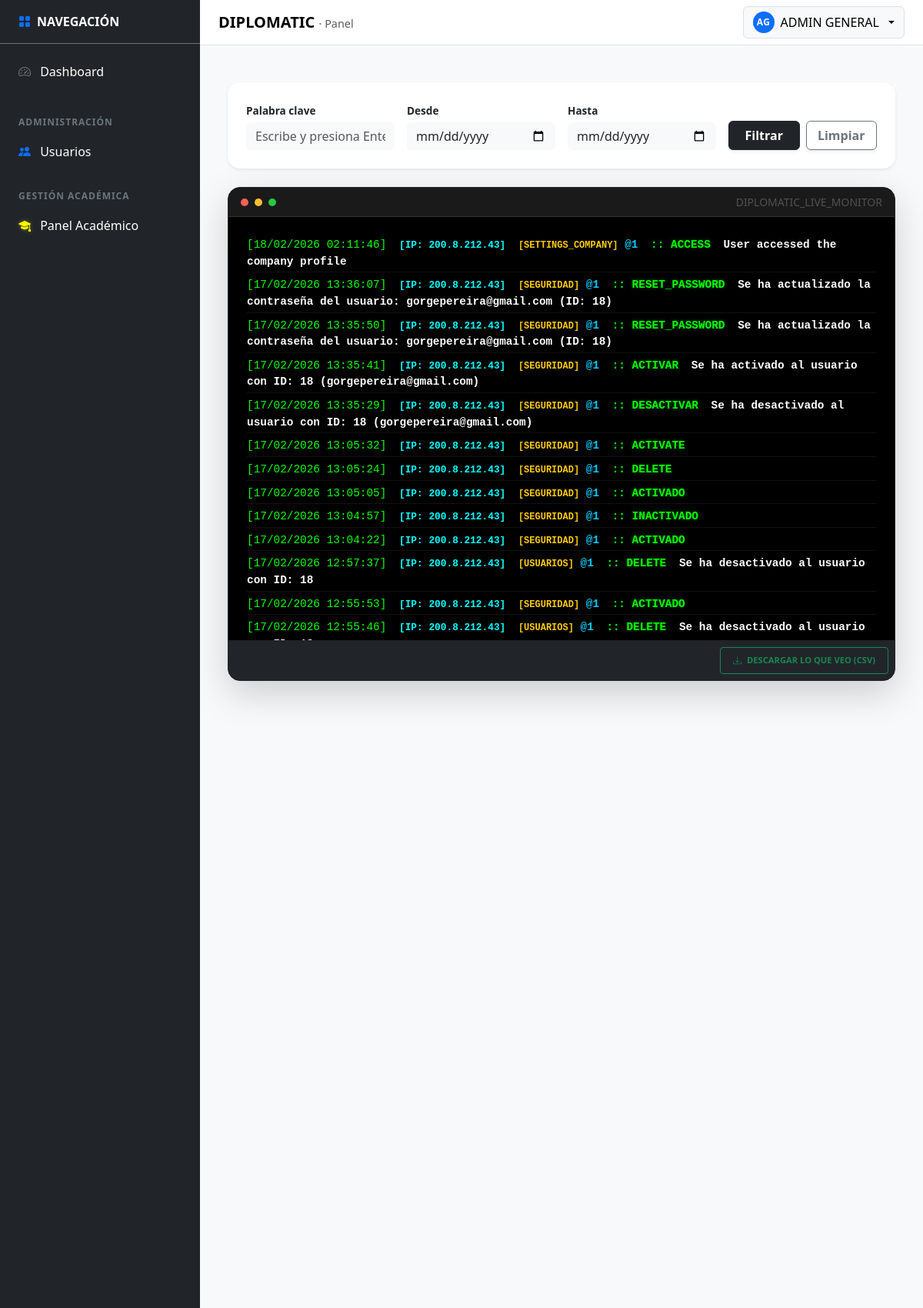
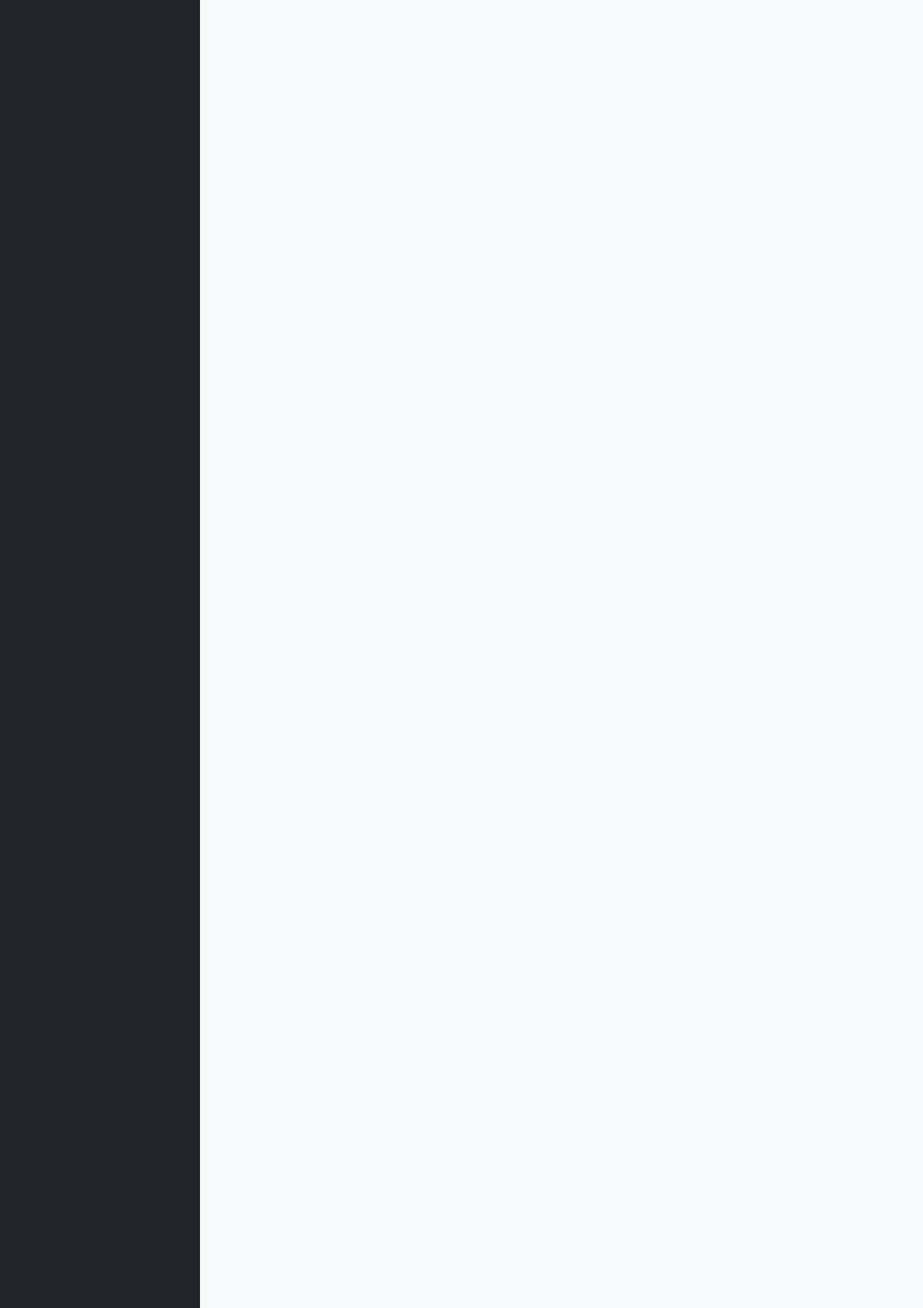
Page /public/settings/eventos (signed in, upper part) on the committed database (2 pictures, top to bottom).
### tables this page shows
CREATE TABLE `tbl_audit_logs` (
  `log_id` bigint(20) NOT NULL,
  `created_at` timestamp NOT NULL DEFAULT current_timestamp(),
  `user_id` int(11) DEFAULT NULL,
  `session_id` varchar(255) DEFAULT NULL,
  `ip_address` varchar(45) DEFAULT NULL,
  `user_agent` text DEFAULT NULL,
  `device` varchar(50) DEFAULT NULL,
  `os` varchar(50) DEFAULT NULL,
  `module` varchar(100) DEFAULT NULL,
  `action` varchar(100) DEFAULT NULL,
  `description` text DEFAULT NULL,
  `entity` varchar(100) DEFAULT NULL,
  `entity_id` int(11) DEFAULT NULL,
  `db_action` varchar(20) DEFAULT NULL,
  `data_before` longtext DEFAULT NULL,
  `data_after` longtext DEFAULT NULL,
  `endpoint` varchar(255) DEFAULT NULL,
  `http_method` varchar(10) DEFAULT NULL,
  `status_code` int(5) DEFAULT NULL,
  `response_time_ms` int(11) DEFAULT NULL,
  `event_type` enum('NORMAL','WARNING','ERROR','SECURITY') DEFAULT 'NORMAL',
  `is_failed_attempt` tinyint(1) DEFAULT 0,
  `is_critical` tinyint(1) DEFAULT 0,
  `request_id` varchar(100) DEFAULT NULL,
  `event_origin` varchar(50) DEFAULT 'BACKEND',
  `environment` varchar(20) DEFAULT 'PROD',
  `app_version` varchar(20) DEFAULT '1.0.0'
);

### app/core/Controller.php (called while the page is built, shortened)
<?php
abstract class Controller
{
    protected function view(string $viewPath, array $data = []): void
    {
        View::render($viewPath, $data);
    }
}

### app/controllers/SettingsEventsController.php (called while the page is built, shortened)
<?php
final class SettingsEventsController extends Controller
{
    private $db;
    public function __construct() {
        try {
            $this->db = (new Database())->getConnection();
        } catch (Throwable $e) { $this->sendError($e->getMessage()); }
    }
    public function index(): void {
        try {
            $stmt = $this->db->query("SELECT * FROM tbl_audit_logs ORDER BY created_at DESC LIMIT 100");
            $this->view('settings/eventos', ['logs' => $stmt->fetchAll(PDO::FETCH_ASSOC)]);
        } catch (Throwable $e) { $this->view('settings/eventos', ['logs' => []]); }
    }
}

### app/core/Router.php (called while the page is built, shortened)
<?php
final class Router
{
  private array $routes = [
    'GET' => [],
    'POST' => [],
  ];
  public function get(string $path, array $handler): void
  {
    $this->routes['GET'][$this->normalize($path)] = $handler;
  }
  public function post(string $path, array $handler): void
  {
    $this->routes['POST'][$this->normalize($path)] = $handler;
  }
  public function dispatch(): void
  {
    $method = $_SERVER['REQUEST_METHOD'] ?? 'GET';
    $uri = parse_url($_SERVER['REQUEST_URI'] ?? '/', PHP_URL_PATH) ?? '/';
    $basePath = $this->detectBasePath();
    $path = $this->normalize(str_replace($basePath, '', $uri) ?: '/');
    $handler = $this->routes[$method][$path] ?? null;
    [$class, $action] = $handler;
    $controller = new $class();
    $controller->$action();
  }
  private function normalize(string $path): string
  {
    $path = '/' . trim($path, '/');
    return $path === '//' ? '/' : $path;
  }
  private function detectBasePath(): string
  {
    $scriptName = $_SERVER['SCRIPT_NAME'] ?? '';
    $dir = str_replace('\\', '/', dirname($scriptName));
    return rtrim($dir, '/');
  }
}

### app/core/Bootstrap.php (called while the page is built, shortened)
<?php
final class Bootstrap
{
    public function run(): void
    {
        $router = new Router();
        $router->get('/', [AuthController::class, 'showLogin']);
        $router->post('/login', [AuthController::class, 'doLogin']);
        $router->get('/logout', [AuthController::class, 'logout']);
        $router->get('/dashboard', [DashboardController::class, 'index']);
        $router->get('/profile', [ProfileController::class, 'index']);
        $router->post('/profile/update', [ProfileController::class, 'update']);
        $router->get('/profile/security', [ProfileController::class, 'security']);
        $router->post('/profile/change-password', [ProfileController::class, 'changePassword']);
        $router->get('/settings', [SettingsController::class, 'index']);
        $router->get('/settings/correo', [SettingsEmailController::class, 'index']);
        $router->post('/settings/save-correo', [SettingsEmailController::class, 'save']);
        $router->post('/settings/test-correo', [SettingsEmailController::class, 'test']);
        $router->get('/settings/empresa', [SettingsCompanyController::class, 'index']);
        $router->post('/settings/empresa/save', [SettingsCompanyController::class, 'save']);
        $router->get('/settings/whatsapp', [SettingsWhatsappController::class, 'index']);
        $router->post('/settings/whatsapp/save-template', [SettingsWhatsappController::class, 'saveTemplate']);
        $router->post('/settings/whatsapp/log', [SettingsWhatsappController::class, 'logSend']);
        $router->get('/settings/eventos', [SettingsEventsController::class, 'index']);
        $router->get('/settings/eventos/filter', [SettingsEventsController::class, 'filter']);
        $router->get('/academic', [AcademicController::class, 'index']);
        $router->get('/academic/diplomados', [DiplomadosController::class, 'index']);
        $router->get('/academic/diplomados/create', [DiplomadosController::class, 'create']);
        $router->post('/academic/diplomados/save', [DiplomadosController::class, 'save']);
        $router->get('/academic/diplomados/edit', [DiplomadosController::class, 'edit']);
        $router->post('/academic/diplomados/update', [DiplomadosController::class, 'update']);
        $router->post('/academic/diplomados/delete', [DiplomadosController::class, 'delete']);
        $router->get('/academic/diplomados/getDetails', [DiplomadosController::class, 'getDetails']);
        $router->get('/academic/diplomados/export', [\App\Controllers\ExportController::class, 'pdf']);
        $router->get('/academic/cohortes', [CohortesController::class, 'index']);
        $router->get('/academic/cohortes/create', [CohortesController::class, 'create']);
        $router->post('/academic/cohortes/save', [CohortesController::class, 'save']);
        $router->post('/academic/cohortes/update', [CohortesController::class, 'update']);
        $router->post('/academic/cohortes/delete', [CohortesController::class, 'delete']);
        $router->get('/academic/cohortes/getDetails', [CohortesController::class, 'getDetails']);
        $router->get('/academic/cohortes/changeStatus', [CohortesController::class, 'changeStatus']);
        $router->get('/academic/cohortes/logAccess', [CohortesController::class, 'logAccess']);
        $router->get('/academic/cohortes-config', [CohortesConfigController::class, 'index']);
        $router->get('/academic/cohortes-config/getDetails', [CohortesConfigController::class, 'getDetails']);
        $router->post('/academic/cohortes-config/updateStatus', [CohortesConfigController::class, 'updateStatus']);
        $router->post('/academic/cohortes-config/hardDelete', [CohortesConfigController::class, 'hardDelete']);
        $router->get('/academic/grupos', [GruposController::class, 'index']);
        $router->post('/academic/grupos/save', [GruposController::class, 'save']);
        $router->post('/academic/grupos/update', [GruposController::class, 'update']);
        $router->post('/academic/grupos/delete', [GruposController::class, 'delete']);
        $router->get('/academic/grupos/getDetails', [GruposController::class, 'getDetails']);
        $router->get('/academic/grupos/logAccess', [GruposController::class, 'logAccess']);
        $router->get('/academic/profesores', [ProfesoresController::class, 'index']);
        $router->get('/UserSecurity', [UserSecurityController::class, 'index']);
        $router->post('/UserSecurityController/updatePassword', [UserSecurityController::class, 'changePassword']);
        $router->post('/UserSecurityController/updateStatus', [UserSecurityController::class, 'changeStatus']);
        $router->get('/users', [UsersController::class, 'index']);
        $router->post('/users/save', [UsersController::class, 'save']);
        $router->post('/users/delete', [UsersController::class, 'delete']);
        $router->get('/register', [RegisterController::class, 'index']);
        $router->post('/register/submit', [RegisterController::class, 'submit']);
        $router->get('/register/validate', [RegisterController::class, 'validateToken']);
        $router->post('/register/create-password', [RegisterController::class, 'createPassword']);
        $router->get('/register/complete', [RegisterController::class, 'completeProfile']);
        $router->get('/forgot-password', [RegisterController::class, 'forgotPasswordIndex']);
        $router->post('/forgot-password/submit', [RegisterController::class, 'forgotPasswordSubmit']);
        $router->dispatch();
    }
}

### public/index.php (called while the page is built, shortened)
<?php
require_once __DIR__ . '/../app/core/Autoload.php';
$app = new \App\Core\Bootstrap();
$app->run();

### app/core/Autoload.php (called while the page is built, shortened)
<?php
spl_autoload_register(function (string $class): void {
  $prefix = 'App\\';
  $baseDir = __DIR__ . '/../';
  $len = strlen($prefix);
  $relativeClass = substr($class, $len);
  $relativePath = str_replace('\\', '/', $relativeClass);
  $parts = explode('/', $relativePath);
  if (!empty($parts[0])) {
    $map = [
      'Core'        => 'core',
      'Controllers' => 'controllers',
      'Models'      => 'models',
      'Config'      => 'config',
      'Middleware'  => 'middleware',
      'Views'       => 'views',
      'Services'    => 'services',
    ];
    if (isset($map[$parts[0]])) {
      $partsMapped = $parts;
      $partsMapped[0] = $map[$parts[0]];
      $file = $baseDir . implode('/', $partsMapped) . '.php';
      if (file_exists($file)) { require_once $file; return; }
    }
  }
});

### app/core/Database.php (called while the page is built, shortened)
<?php
final class Database
{
  private static ?PDO $pdo = null;
  public static function getConnection(): PDO
  {
    $configFile = __DIR__ . '/../config/database.php';
    $cfg = require $configFile;
    $host = $cfg['host'] ?? '127.0.0.1';
    $dbname = $cfg['dbname'] ?? '';
    $user = $cfg['user'] ?? 'root';
    $pass = $cfg['pass'] ?? '';
    $charset = $cfg['charset'] ?? 'utf8mb4';
    $dsn = "mysql:host={$host};dbname={$dbname};charset={$charset}";
    try {
      self::$pdo = new PDO($dsn, $user, $pass, [
        PDO::ATTR_ERRMODE => PDO::ERRMODE_EXCEPTION,
        PDO::ATTR_DEFAULT_FETCH_MODE => PDO::FETCH_ASSOC,
        PDO::ATTR_EMULATE_PREPARES => false,
      ]);
      return self::$pdo;
    } catch (PDOException $e) {
      throw new \RuntimeException('Error de conexión a la base de datos. Verifique credenciales y que MySQL esté activo.');
    }
  }
}

### app/config/database.php (called while the page is built)
<?php
return [
  'host' => '127.0.0.1',
  'dbname' => 'db_diplomatic',
  'user' => 'root',
  'pass' => '',
  'charset' => 'utf8mb4',
];

### app/views/settings/eventos.php (the view, shortened to what this page needs)
<?php
$basePath = rtrim(str_replace('\\', '/', dirname($_SERVER['SCRIPT_NAME'] ?? '')), '/');
?>
<link rel="stylesheet" href="<?= $basePath ?>/assets/css/events.css?v=<?= time() ?>">
<div class="container-fluid py-4">
    <div class="card border-0 shadow-sm p-4 rounded-4 mb-4 bg-white">
        <form id="filter-events" class="row g-3 align-items-end" data-basepath="<?= $basePath ?>" onsubmit="event.preventDefault(); filterLogs();">
            <div class="col-lg-3">
                <label class="form-label small fw-bold">Palabra clave</label>
                <input type="text" name="search" class="form-control bg-light border-0" placeholder="Escribe y presiona Enter...">
            </div>
            <div class="col-lg-3">
                <label class="form-label small fw-bold">Desde</label>
                <input type="date" name="date_from" class="form-control bg-light border-0">
            </div>
            <div class="col-lg-3">
                <label class="form-label small fw-bold">Hasta</label>
                <input type="date" name="date_to" class="form-control bg-light border-0">
            </div>
            <div class="col-lg-3 d-flex gap-2">
                <button type="submit" class="btn btn-dark w-100 fw-bold shadow-sm">Filtrar</button>
                <button type="button" class="btn btn-outline-secondary w-100 fw-bold shadow-sm" onclick="clearFilters()">Limpiar</button>
            </div>
        </form>
    </div>
    <div class="console-wrapper shadow-lg rounded-4 overflow-hidden border border-dark">
        <div class="console-header d-flex justify-content-between align-items-center px-3 py-2">
            <div class="d-flex gap-2"><span class="console-dot dot-red"></span><span class="console-dot dot-yellow"></span><span class="console-dot dot-green"></span></div>
            <span class="console-title fw-mono small opacity-50">DIPLOMATIC_LIVE_MONITOR</span>
        </div>
        <div class="console-body p-4" id="event-logs">
            <?php if (!empty($logs)): foreach($logs as $log): ?>
                <div class="log-line mb-1">
                    <span class="log-date">[<?= date('d/m/Y H:i:s', strtotime($log['created_at'])) ?>]</span>
                    <span class="log-ip mx-2" style="color: #00ffff !important;">[IP: <?= $log['ip_address'] ?>]</span>
                    <span class="log-module" style="color: #ffcc00 !important; font-weight: bold;">[<?= $log['module'] ?>]</span>
                    <span class="text-info fw-bold">@<?= $log['user_id'] ?? '1' ?></span>
                    <span class="text-success fw-bold mx-2">:: <?= strtoupper($log['action']) ?></span>
                    <span class="text-white fw-bold"><?= htmlspecialchars($log['description']) ?></span>
                </div>
            <?php endforeach; endif; ?>
        </div>
        <div class="console-footer d-flex justify-content-end p-2 bg-dark">
            <button class="btn btn-outline-success btn-xs fw-mono py-2 px-3" onclick="exportConsoleToCSV()">
                <i class="bi bi-download me-1"></i> DESCARGAR LO QUE VEO (CSV)
            </button>
        </div>
    </div>
</div>

### public/assets/css/panel.css (style rules this page uses)
:root { --sidebar-width: 260px; }

### public/assets/css/users.css (style rules this page uses)
.form-label { font-size: 0.85rem; margin-bottom: 0.3rem; }

### public/assets/css/events.css (style rules this page uses)
.console-wrapper { background-color: #000; border: 1px solid #333; }
.console-header { background-color: #1a1a1a; border-bottom: 1px solid #333; color: #888; }
.console-footer { background-color: #000; border-top: 1px solid #222; }
.console-body { height: 550px; overflow-y: auto; background-color: #000; color: #e6edf3; font-family: 'Consolas', 'Monaco', monospace; font-size: 0.9rem; line-height: 1.5; }
.text-success { color: #00ff00 !important; text-shadow: 0 0 5px rgba(0, 255, 0, 0.4); }
.text-info { color: #00ccff !important; font-weight: bold; }
.log-line { border-bottom: 1px solid #111; padding: 2px 0; }
.log-date { color: #00ff00; font-weight: 500; }
.log-ip { color: #00ffff; font-weight: bold; font-size: 0.8rem; }
.log-module { color: #555; font-size: 0.75rem; }
.console-dot { width: 10px; height: 10px; border-radius: 50%; display: inline-block; }
.dot-red { background-color: #ff5f56; }
.dot-yellow { background-color: #ffbd2e; }
.dot-green { background-color: #27c93f; }
.btn-xs { padding: 0.2rem 0.6rem; font-size: 0.7rem; border-radius: 4px; font-weight: bold; }

### rows in the picture
tbl_audit_logs: created_at "18/02/2026 02:11:46", ip_address "200.8.212.43", module "SETTINGS_COMPANY", user "1", action "ACCESS", description "User accessed the company profile"
tbl_audit_logs: created_at "17/02/2026 13:36:07", ip_address "200.8.212.43", module "SEGURIDAD", user "1", action "RESET_PASSWORD", description "Se ha actualizado la contraseña del usuario: gorgepereira@gmail.com (ID: 18)"
tbl_audit_logs: created_at "17/02/2026 13:35:50", ip_address "200.8.212.43", module "SEGURIDAD", user "1", action "RESET_PASSWORD", description "Se ha actualizado la contraseña del usuario: gorgepereira@gmail.com (ID: 18)"
tbl_audit_logs: created_at "17/02/2026 13:35:41", ip_address "200.8.212.43", module "SEGURIDAD", user "1", action "ACTIVAR", description "Se ha activado al usuario con ID: 18 (gorgepereira@gmail.com)"
tbl_audit_logs: created_at "17/02/2026 13:35:29", ip_address "200.8.212.43", module "SEGURIDAD", user "1", action "DESACTIVAR", description "Se ha desactivado al usuario con ID: 18 (gorgepereira@gmail.com)"
tbl_audit_logs: created_at "17/02/2026 13:05:32", ip_address "200.8.212.43", module "SEGURIDAD", user "1", action "ACTIVATE"
tbl_audit_logs: created_at "17/02/2026 13:05:24", ip_address "200.8.212.43", module "SEGURIDAD", user "1", action "DELETE"
tbl_audit_logs: created_at "17/02/2026 13:05:05", ip_address "200.8.212.43", module "SEGURIDAD", user "1", action "ACTIVADO"
tbl_audit_logs: created_at "17/02/2026 13:04:57", ip_address "200.8.212.43", module "SEGURIDAD", user "1", action "INACTIVADO"
tbl_audit_logs: created_at "17/02/2026 13:04:22", ip_address "200.8.212.43", module "SEGURIDAD", user "1", action "ACTIVADO"
tbl_audit_logs: created_at "17/02/2026 12:57:37", ip_address "200.8.212.43", module "USUARIOS", user "1", action "DELETE", description "Se ha desactivado al usuario con ID: 18"
tbl_audit_logs: created_at "17/02/2026 12:55:53", ip_address "200.8.212.43", module "SEGURIDAD", user "1", action "ACTIVADO"
tbl_audit_logs: created_at "17/02/2026 12:55:46", ip_address "200.8.212.43", module "USUARIOS", user "1", action "DELETE", description "Se ha desactivado al usuario…"

### other values in the picture
$initials "AG"
$userName "ADMIN GENERAL"
